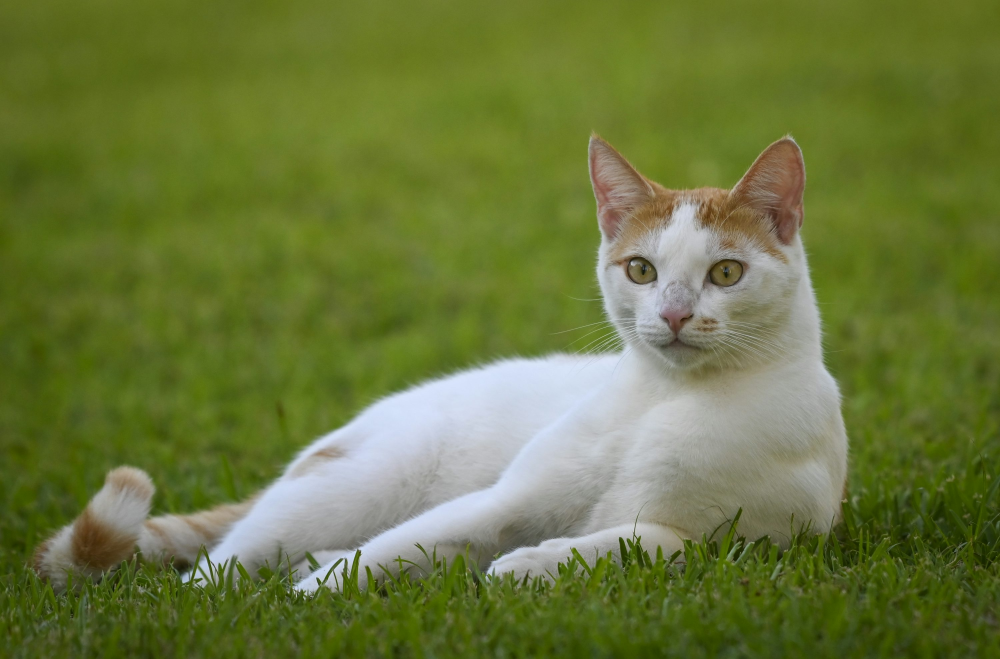
#> input picture Parte02/cat_dog_savi/1.jpeg, 3000 x 1977 px (shown at 1/3 size)
$ python -i pt2ex2.py   (imports and definitions only)
#> lines starting #> are read from the running program, lines starting #| are printed output that depends on the picture; after the words box and inside, x2 and y2 are one past the last pixel; in counts of white or black regions, pixels touching at a corner belong together
#> further down, picture is the input picture: shape (1977, 3000, 3); mean B, G, R 60.2, 119.2, 106.3
import cv2 as cv
import numpy as np
import os  # OS para manipulação de caminhos
import glob


# Caminhos para os dados
img_folder = 'cat_dog_savi'  # Pasta onde estão as imagens e o ficheiro de labels
labels_path = os.path.join(img_folder, 'labels.txt')  # Caminho para o ficheiro de labels
img_filenames = glob.glob(os.path.join(img_folder, '*.jpeg'))  # Lista todos os ficheiros .jpeg na pasta

# Leitura dos labels (um por linha, ignorando linhas vazias)
# [4 lines not run here, left out]

# Lista dos nomes dos ficheiros de imagem (assumindo nomes 1.jpeg, 2.jpeg, ...)
# [1 line that did not run here, left out]

# Tamanho para o qual todas as imagens serão redimensionadas (largura, altura)
target_size = (256, 256)

# Leitura e redimensionamento das imagens
imgs = []
# [21 lines not run here, left out]


# Função de classificação baseada em características visuais
def classify_image(img):
	# Converter a imagem para o espaço de cor HSV (útil para detetar cores) - Matriz (cor pura),
	# Saturação (intensidade da cor, quanto menor, mais cinza), Valor (claridade)
	hsv = cv.cvtColor(img, cv.COLOR_BGR2HSV)
#> hsv: shape (1977, 3000, 3); mean H, S, V 41.9, 148.1, 121.1
	#cv.imshow("HSV", hsv)
	#cv.waitKey(0)

	# Definir a faixa de valores HSV que corresponde ao verde típico da relva
	lower_green = np.array([35, 40, 40])  # Limite inferior (H, S, V)
	upper_green = np.array([85, 255, 255])  # Limite superior (H, S, V)

	# Criar uma máscara binária onde os pixels dentro da faixa de verde são 1 (255 - branco)
	mask_green = cv.inRange(hsv, lower_green, upper_green)
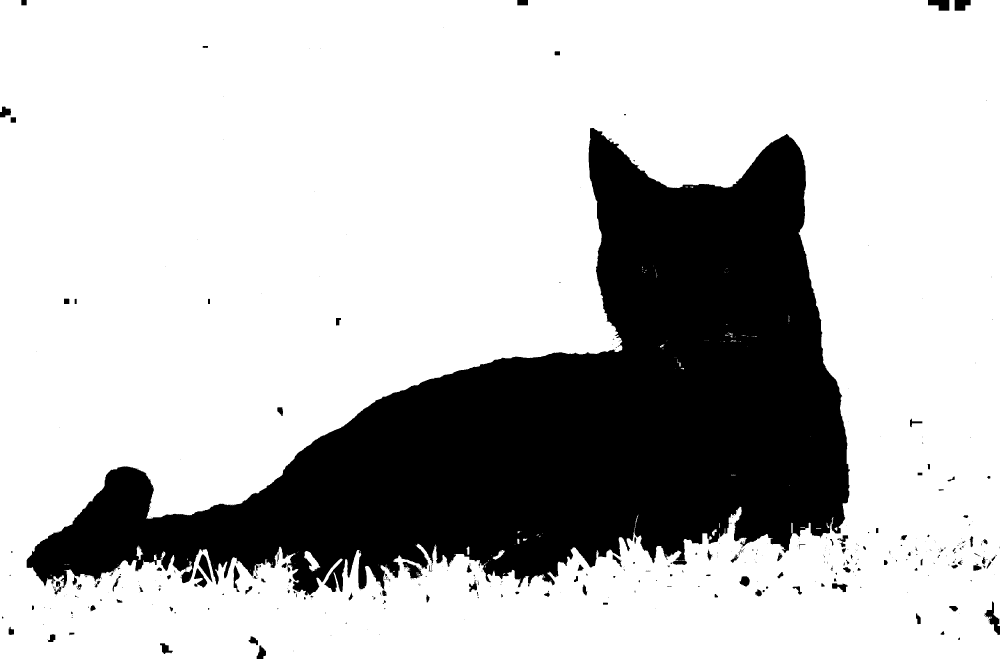
#> mask_green: shape (1977, 3000) (shown at 1/3 size); 75.4% white; 494 black regions (347 under 20 px), largest, box (x1, y1, x2, y2) and area: (80, 384, 2550, 1786) 1430944, (2952, 1804, 3000, 1905) 1694, (2784, 0, 2848, 32) 1536

	# Calcular a razão de pixeis verdes na imagem
	green_ratio = np.sum(mask_green > 0) / (img.shape[0] * img.shape[1])
#> green_ratio = 0.754
	#print(f"Green ratio: {green_ratio:.2f}")

	# Converter para escala de cinzentos para analisar claridade e uniformidade
	gray = cv.cvtColor(img, cv.COLOR_BGR2GRAY)
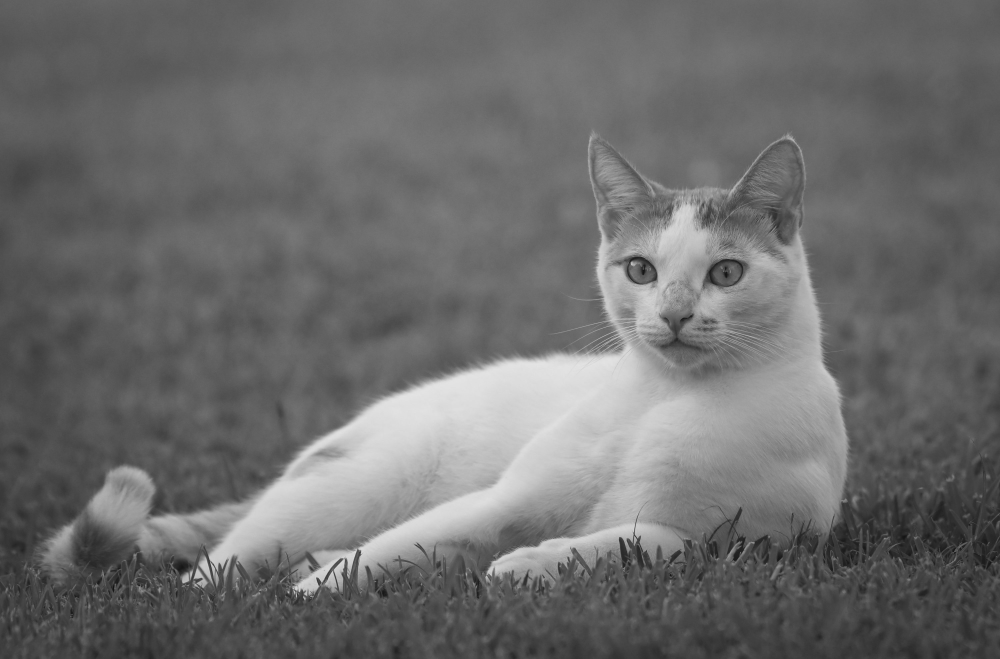
#> gray: shape (1977, 3000) (shown at 1/3 size); min 2, max 231, mean 108.6
	desvio_gray = np.std(gray)  # Desvio padrão: mede variação de intensidade
#> desvio_gray = 37.35
	mean_gray = np.mean(gray)  # Média: mede claridade geral
#> mean_gray = 108.6
	#cv.imshow("Gray", gray)
	#cv.waitKey(0)
	print(f"Mean gray: {mean_gray:.2f}, Desvio gray: {desvio_gray:.2f}")
#| Mean gray: 108.61, Desvio gray: 37.35

	# --- Classificação ---
	# - Se a imagem tem muito verde, é um gato
	# - Se o fundo é claro e uniforme, é um cão
	if green_ratio > 0.10:
		return 'cat'  # Muita relva
	elif mean_gray > 160 and desvio_gray < 35:
		return 'dog'  # Fundo claro e uniforme


# Apresenta os resultados da classificação para cada imagem
# [10 lines not run here, left out]

>>> import cv2
>>> picture = cv2.imread('cat_dog_savi/1.jpeg')
>>> result = classify_image(picture)
#> result = 'cat'
